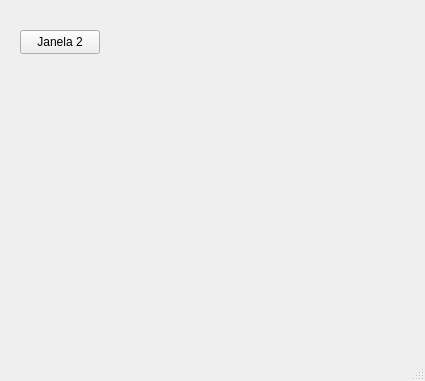
<?xml version="1.0" encoding="UTF-8"?>
<ui version="4.0">
 <class>MainWindow</class>
 <widget class="QMainWindow" name="MainWindow">
  <property name="geometry">
   <rect>
    <x>0</x>
    <y>0</y>
    <width>425</width>
    <height>381</height>
   </rect>
  </property>
  <property name="windowTitle">
   <string>MainWindow</string>
  </property>
  <widget class="QWidget" name="centralwidget">
   <widget class="QPushButton" name="pushButton">
    <property name="geometry">
     <rect>
      <x>20</x>
      <y>30</y>
      <width>80</width>
      <height>24</height>
     </rect>
    </property>
    <property name="text">
     <string>Janela 2</string>
    </property>
   </widget>
  </widget>
  <widget class="QMenuBar" name="menubar">
   <property name="geometry">
    <rect>
     <x>0</x>
     <y>0</y>
     <width>425</width>
     <height>21</height>
    </rect>
   </property>
  </widget>
  <widget class="QStatusBar" name="statusbar"/>
 </widget>
 <resources/>
 <connections/>
</ui>
